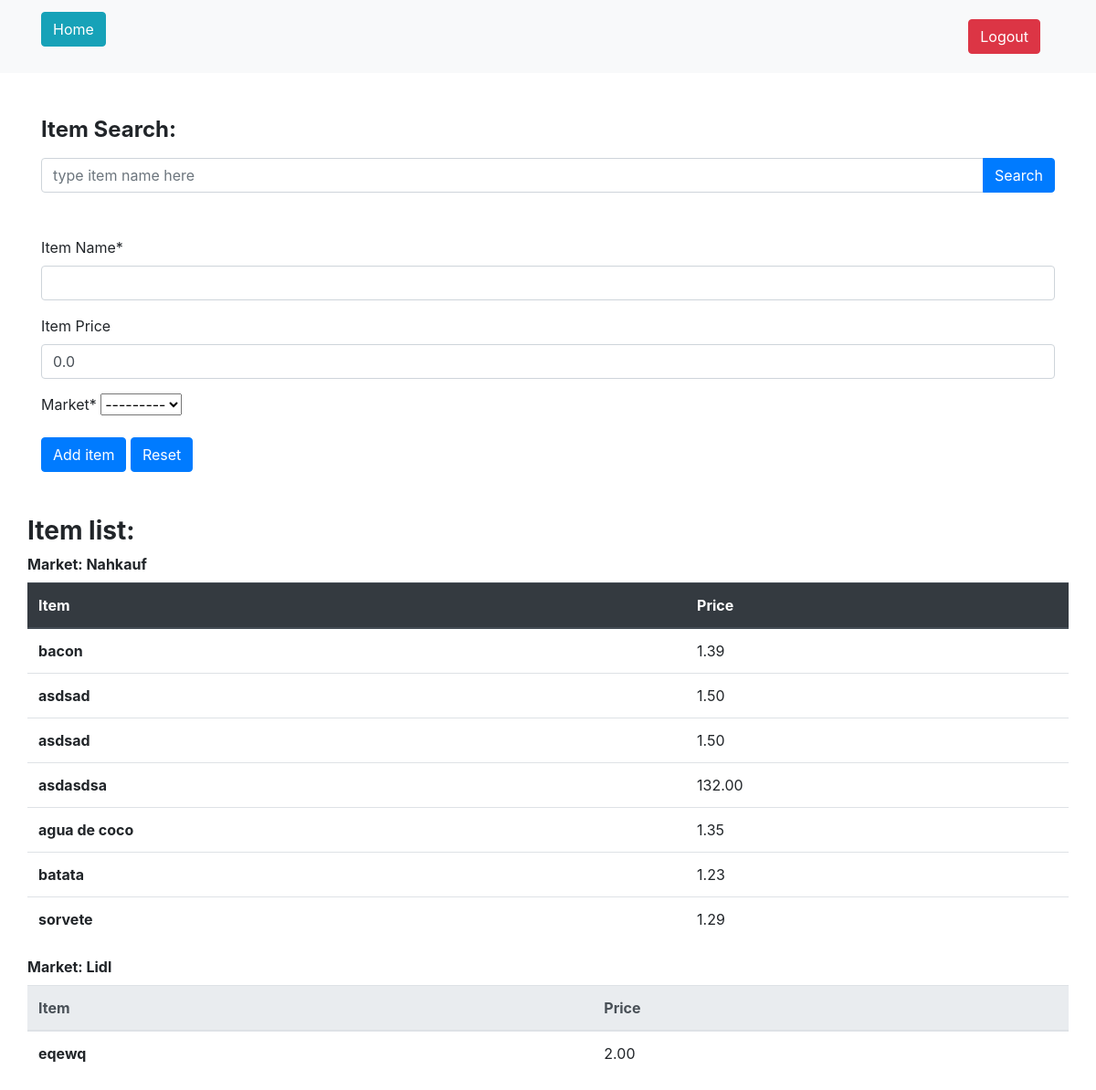
/createItem (signed in), run on an earlier commit of the app's database.
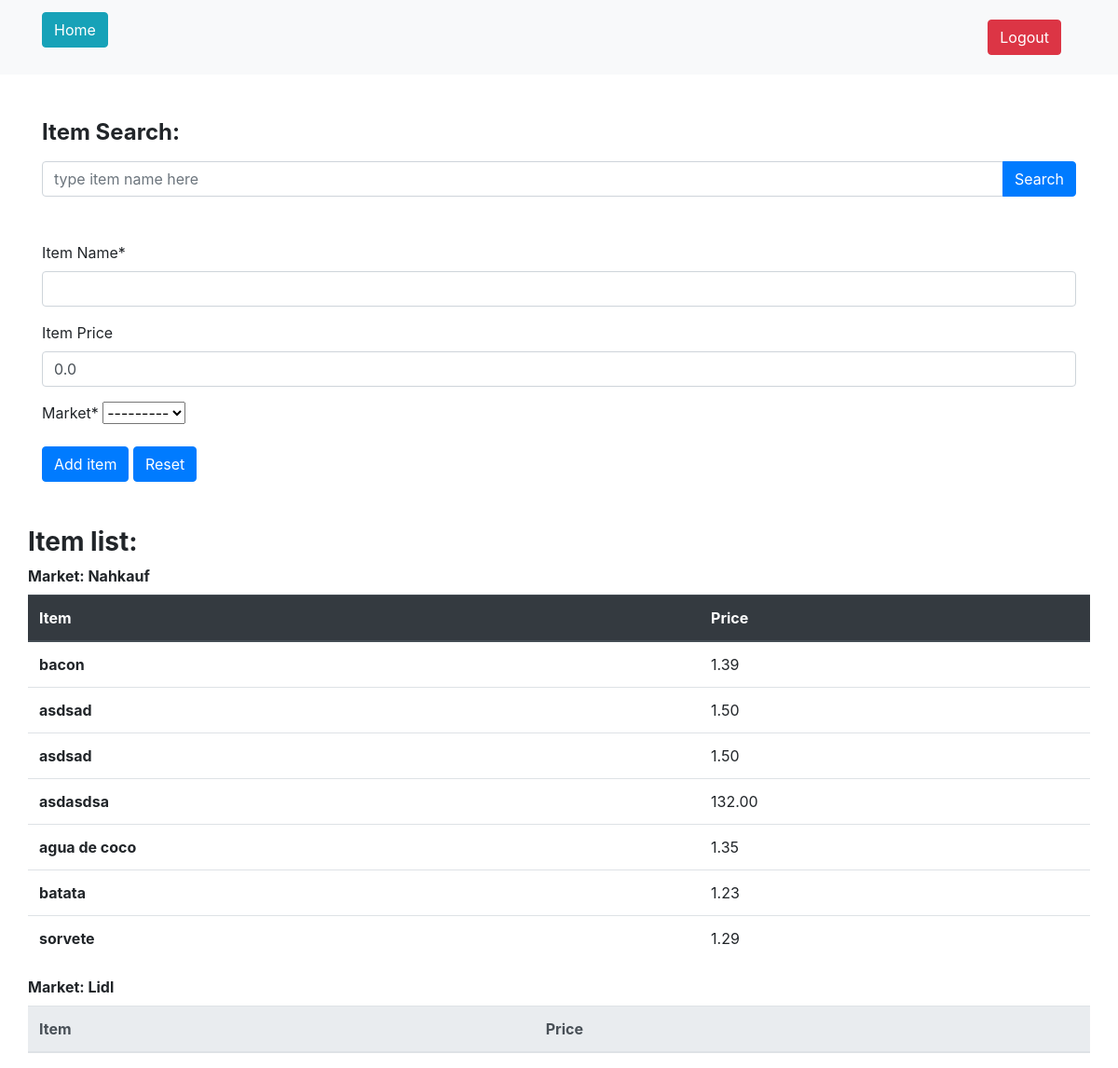
And on a later commit of the database.
### calculator/models.py (models this page shows, shortened)
class MarketCreatedModel(models.Model):
    name = models.CharField(max_length=100, null=True)
    distance = models.IntegerField(null=True)
    favorite = models.BooleanField(null=True, unique=True)
    user_id = models.ForeignKey(User, null=True, on_delete=models.CASCADE)
    def __str__(self):
        return f'{self.name.title()}'

class ItemCreatedModel(models.Model):
    name = models.CharField(max_length=100, null=True)
    price = models.DecimalField(max_digits=10, decimal_places=2, null=True, blank=True)
    market_id = models.ForeignKey(MarketCreatedModel, on_delete=models.CASCADE, related_name='items')

### calculator/views.py (the view, shortened to what this page needs)
# urls.py: path('createItem', views.CreateItemView.as_view(), name='create_item'),
@method_decorator(login_required, name='dispatch')
class CreateItemView(View):
    template_name = 'itemCreation.html'
    form_class = CreateNewItemForm
    context = {}
    def get_context_data(self, **kwargs):
        list_of_markets = []
        list_of_items = {}
        try:
            list_of_markets = MarketCreatedModel.objects.filter(
                user_id=self.request.user.id)
            for index, market in enumerate(list_of_markets):
                list_of_items[market.name] = ItemCreatedModel.objects.filter(
                    market_id=list_of_markets[index].id)
        except IndexError:
            pass
        self.context['list_of_markets'] = list_of_markets
        return self.context
    def get(self, request, *args, **kwargs):
        form = self.form_class(request.user, initial={'price': 0.00})
        context = self.get_context_data()
        context['form'] = form
        return render(request, self.template_name, context=context)

### calculator/forms.py
class CreateNewItemForm(forms.ModelForm):
    class Meta:
        model = ItemCreatedModel
        fields = ('name', 'price', 'market_id')
        labels = {
            'name': 'Item Name',
            'price': 'Item Price',
            'market_id': 'Market',
        }
    def __init__(self, user, *args, **kwargs):
        super(CreateNewItemForm, self).__init__(*args, **kwargs)
        self.fields['market_id'].queryset = MarketCreatedModel.objects.filter(
            user_id=user.id)
        self.fields['price'].widget.attrs['min'] = Decimal('0.00')

### calculator/templates/itemCreation.html (shortened to what this page needs)
{% extends "base.html" %}
{% load crispy_forms_tags %}
{% block content %}
    <div class="container mt-5">
        <label for="itemSearch">
            <h4>
                <strong>Item Search:</strong>
            </h4>
        </label>
        <div class="input-group">
            <input type="text"
                   class="form-control"
                   placeholder="type item name here"
                   aria-label="Item name to be searched on Item database"
                   aria-describedby="button-addon4">
            <div class="input-group-append" id="button-addon4">
                <button class="btn btn-primary" type="button">Search</button>
            </div>
        </div>
    </div>
    <div class="container mt-5">
        <div class="row">
            <div class="col-md-12">
                <form method="POST">
                    {{ form|crispy }}
                    <button class="btn btn-primary" type="submit" name='saveItem'>Add item</button>
                    <button class="btn btn-primary" type="submit" name='resetItem'>Reset</button>
                </form>
            </div>
        </div>
    </div>
    <div class="container mt-5">
        <div class="row">
            <h3>
                <strong>Item list:</strong>
            </h3>
    </div>
    <div class="row">
        {% for market in list_of_markets %}
        <table class="table">
                {% if not forloop.counter|divisibleby:2 %}
                    <thead class="thead-dark">
                        <label for="itemListMarket">
                            <strong>Market: {{ market.name|title }}</strong>
                        </label>
                        <tr>
                            <th scope="col">Item</th>
                            <th scope="col">Price</th>
                        </tr>
                    </thead>
                    <tbody>
                        {% for item in market.items.all %}
                            <tr>
                                <th scope="row">{{ item.name }}</th>
                                <td>{{ item.price}}</td>
                            </tr>
                        {% endfor %}
                    </tbody>
                </table>
            {% else %}
                <thead class="thead-light">
                    <label for="itemListMarket">
                        <strong>Market: {{ market.name|title }}</strong>
                    </label>
                    <tr>
                        <th scope="col">Item</th>
                        <th scope="col">Price</th>
                    </tr>
                </thead>
                <tbody>
                    {% for item in market.items.all %}
                        <tr>
                            <th scope="row">{{ item.name }}</th>
                            <td>{{ item.price }}</td>
                        </tr>
                    {% endfor %}
                </tbody>
            </table>
        {% endif %}
    {% endfor %}
</div>
{% endblock content %}

What changed in the data, as far as the page shows it:
removed ItemCreatedModel: name "eqewq", price "2.00", shown under MarketCreatedModel "Lidl"
